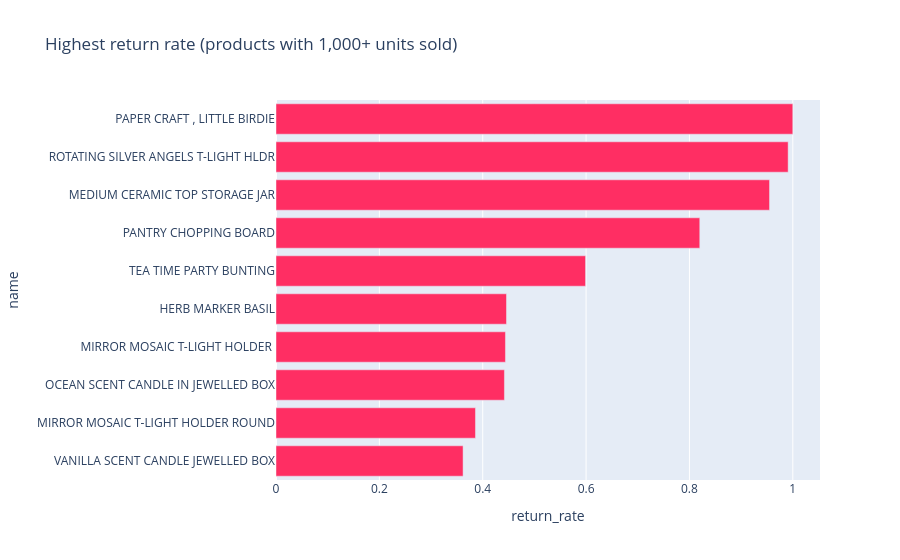

Notebook code cell kept with this figure:
### Markdown cell above
### 6.6 Cancellations and returns
**Business intent:** how much revenue do returns cost, and are they a broad behaviour or a few isolated events?

### Code cell
# Cancellations / returns
sold = sales[~sales["IsCancellation"]]
ret  = sales[sales["IsCancellation"]]

returned_value = -ret["TotalLineRevenue"].sum()
print(f"Returned value / gross sales: {returned_value / sold['TotalLineRevenue'].sum():.1%}")
print(f"Cancellation invoices / all invoices: {ret['InvoiceNo'].nunique() / sales['InvoiceNo'].nunique():.1%}")

# --- Products ---
p = pd.DataFrame({
    "sold_units": sold.groupby("StockCode")["Quantity"].sum(),
    "returned_units": -ret.groupby("StockCode")["Quantity"].sum(),
    "returned_value": -ret.groupby("StockCode")["TotalLineRevenue"].sum(),
}).fillna(0)
p["name"] = name_of
p["return_rate"] = (p["returned_units"] / p["sold_units"]).round(3)

print("\nTop 10 products by returned value:")
display(p.nlargest(10, "returned_value"))

# return RATE only for products with enough sales (avoids tiny-denominator noise)
big = p[p["sold_units"] >= 1000]
top_rate = big.nlargest(10, "return_rate").iloc[::-1]
fig = px.bar(top_rate, x="return_rate", y="name", orientation="h", hover_data=["sold_units", "returned_units"],
             title="Highest return rate (products with 1,000+ units sold)", color_discrete_sequence=["#FF2E63"])
fig.show()

# --- Customers (identifiable only) ---
c = pd.DataFrame({
    "bought": sold[sold["HasCustomerID"]].groupby("CustomerID")["TotalLineRevenue"].sum(),
    "returned": -ret[ret["HasCustomerID"]].groupby("CustomerID")["TotalLineRevenue"].sum(),
}).fillna(0)
print(f"\nCustomers with at least one return: {(c['returned'] > 0).mean():.1%}")
print(f"Top 10 customers' share of returned value (identified): {c['returned'].nlargest(10).sum() / c['returned'].sum():.1%}")

### Figure 1 — Plotly figure (JSON) as saved in the notebook; plotly's stock layout.template omitted (floating-point values rounded to 4 significant figures)
{"data": [{"customdata": [[1395.0, 505.0], [1248.0, 482.0], [1028.0, 454.0], [1622.0, 720.0], [3423.0, 1527.0], [2379.0, 1424.0], [1154.0, 946.0], [78030.0, 74490.0], [9461.0, 9376.0], [81000.0, 81000.0]], "hovertemplate": "return_rate=%{x}<br>name=%{y}<br>sold_units=%{customdata[0]}<br>returned_units=%{customdata[1]}<extra></extra>", "legendgroup": "", "marker": {"color": "#FF2E63", "pattern": {"shape": ""}}, "name": "", "orientation": "h", "showlegend": false, "textposition": "auto", "type": "bar", "x": [0.362, 0.386, 0.442, 0.444, 0.446, 0.599, 0.82, 0.955, 0.991, 1.0], "xaxis": "x", "y": ["VANILLA SCENT CANDLE JEWELLED BOX", "MIRROR MOSAIC T-LIGHT HOLDER ROUND", "OCEAN SCENT CANDLE IN JEWELLED BOX", "MIRROR MOSAIC T-LIGHT HOLDER ", "HERB MARKER BASIL", "TEA TIME PARTY BUNTING", "PANTRY CHOPPING BOARD", "MEDIUM CERAMIC TOP STORAGE JAR", "ROTATING SILVER ANGELS T-LIGHT HLDR", "PAPER CRAFT , LITTLE BIRDIE"], "yaxis": "y"}], "layout": {"barmode": "relative", "legend": {"tracegroupgap": 0}, "title": {"text": "Highest return rate (products with 1,000+ units sold)"}, "xaxis": {"anchor": "y", "domain": [0.0, 1.0], "title": {"text": "return_rate"}}, "yaxis": {"anchor": "x", "domain": [0.0, 1.0], "title": {"text": "name"}}}}
